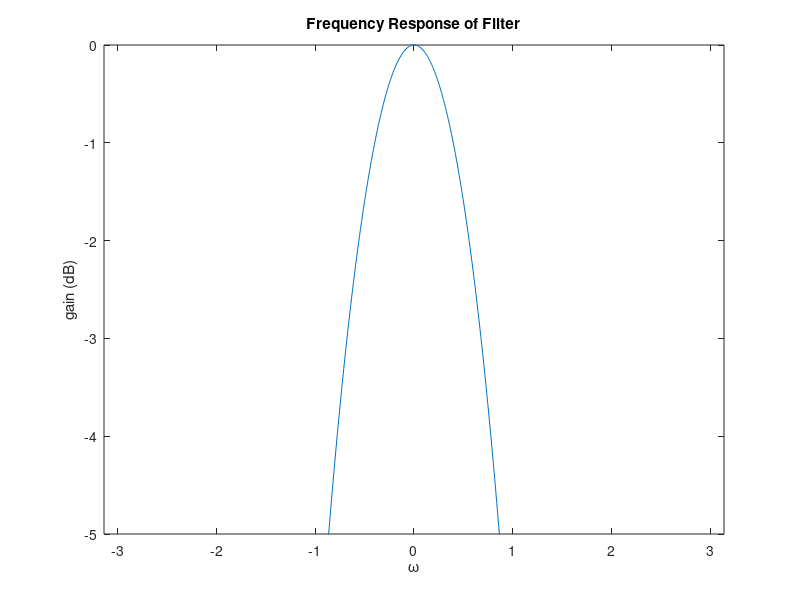

MATLAB code to generate this figure:
K = 5; wc = .3*pi;
C = 2^((K-1)/K);
a = (1+(1-C)*cos(wc)-sqrt(2*C-C^2)*sin(wc))/(1-C+cos(wc))
w = -pi:.01:pi;
H = (((1-a)^2*(1+cos(w)))./(2*(1+a^2-2*a*cos(w)))).^K;
plot(w,20*log10(abs(H)));
axis([-pi pi -5 0]);
title('Frequency Response of Filter');
xlabel('\omega'); ylabel('gain (dB)');